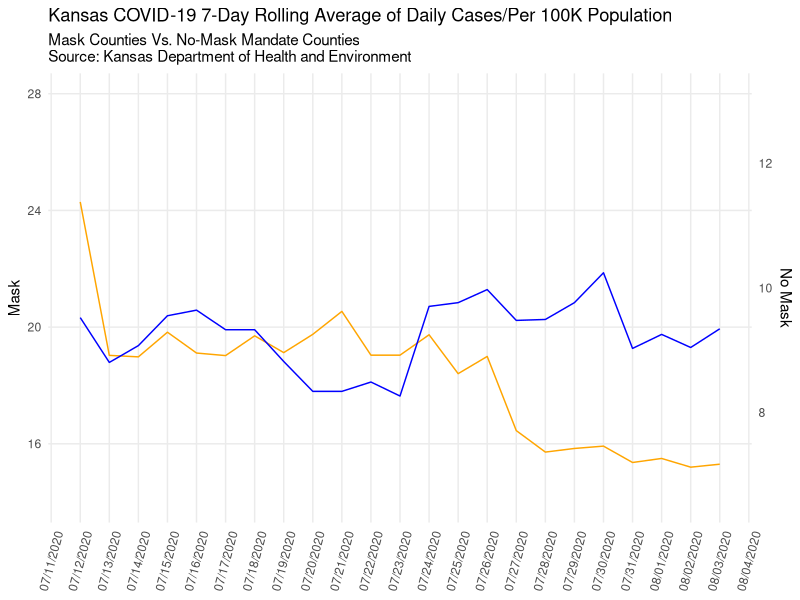
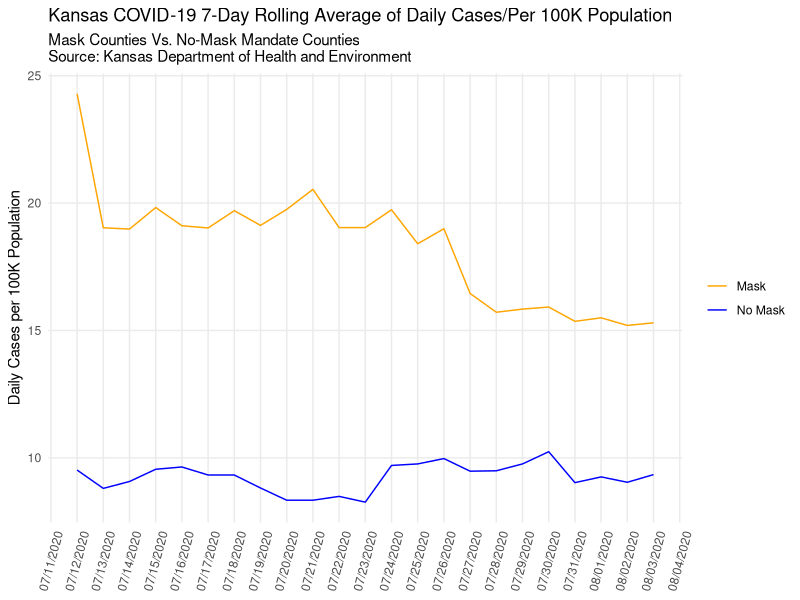
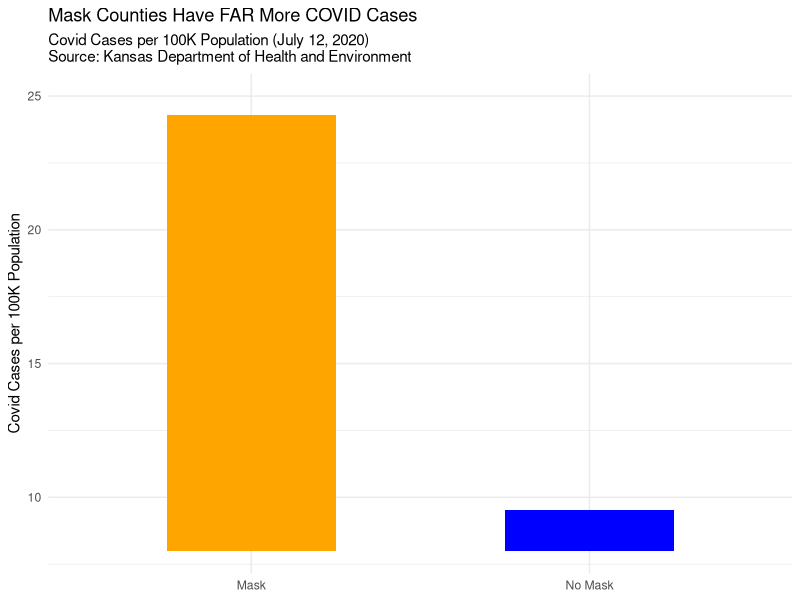
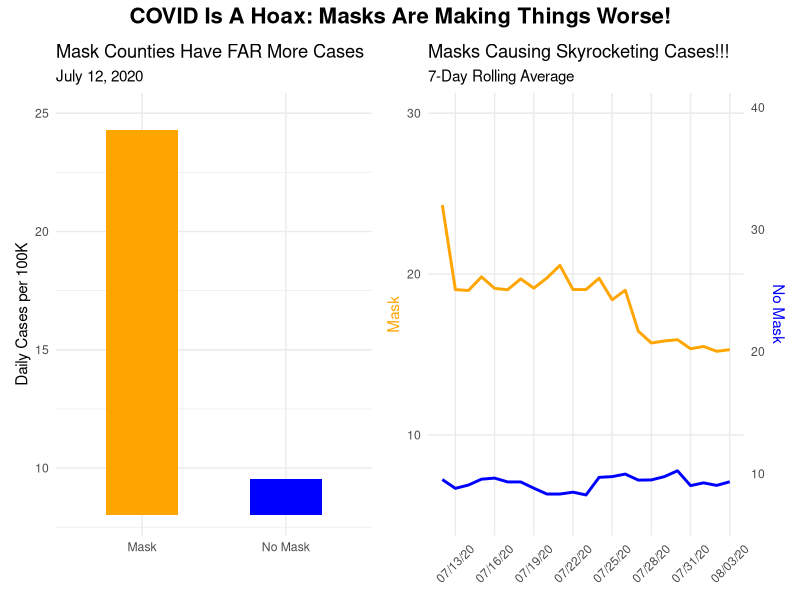

Write the R code that produced these figures, in order.
## ---- chunk 1
library(tidyverse) 
## ---- chunk 2

df <- read_csv("kansas_grouped_rolling_avg.csv")

head(df)

# separate the two groups first
masked <- df %>% filter(mask_mandate == "Mask")
unmasked <- df %>% filter(mask_mandate == "No Mask")


# scale factor to align the two different ranges. I played around with the scale factor to 
  # make the lines overlap like they did in the graph 

scale_factor <- max(masked$rolling_avg) / max(unmasked$rolling_avg) * 0.9

ggplot() +
  geom_line(data = masked, aes(x = date, y = rolling_avg), color = "orange") +
  geom_line(data = unmasked, aes(x = date, y = rolling_avg * scale_factor), color = "blue") +
  scale_y_continuous(
    name = "Mask",
    limits = c(14, 28),
    sec.axis = sec_axis(~ . / scale_factor, name = "No Mask", breaks = seq(4, 14, by = 2))
  ) +
  labs(
    title = "Kansas COVID-19 7-Day Rolling Average of Daily Cases/Per 100K Population",
    subtitle = "Mask Counties Vs. No-Mask Mandate Counties\nSource: Kansas Department of Health and Environment",
    x = NULL
  ) +
  scale_x_date(date_labels = "%m/%d/%Y", date_breaks = "1 day") +
  theme_minimal() +
  theme(
    axis.text.x = element_text(angle = 75, vjust = 0.5),
    panel.grid.minor = element_blank()
  )

## ---- chunk 3

ggplot() +
  geom_line(data = masked, aes(x = date, y = rolling_avg, color = "Mask")) +
  geom_line(data = unmasked, aes(x = date, y = rolling_avg, color = "No Mask")) +
  scale_color_manual(values = c("Mask" = "orange", "No Mask" = "blue")) +
  labs(
    title = "Kansas COVID-19 7-Day Rolling Average of Daily Cases/Per 100K Population",
    subtitle = "Mask Counties Vs. No-Mask Mandate Counties\nSource: Kansas Department of Health and Environment",
    x = NULL,
    y = "Daily Cases per 100K Population",
    color = NULL
  ) +
  scale_x_date(date_labels = "%m/%d/%Y", date_breaks = "1 day") +
  theme_minimal() +
  theme(
    axis.text.x = element_text(angle = 75, vjust = 0.5),
    panel.grid.minor = element_blank(),
    legend.position = "right"
  )

## ---- chunk 4

# first I want to find a day where there's a big gap between Mask and No Mask cases.
df %>%
  pivot_wider(names_from = mask_mandate, values_from = rolling_avg) %>%
  mutate(gap = Mask - `No Mask`) %>%
  arrange(desc(gap))

# now I'm plotting this day as a bar chart for my "propaganda piece"
covid_hoax <- df %>% filter(date == as.Date("2020-07-12"))

ggplot(covid_hoax, aes(x = mask_mandate, y = rolling_avg, fill = mask_mandate)) +
  geom_bar(stat = "identity", width = 0.5) +
  scale_fill_manual(values = c("Mask" = "orange", "No Mask" = "blue")) +
  scale_y_continuous(limits = c(8, 25), oob = scales::squish) +
  labs(
    title = "Mask Counties Have FAR More COVID Cases",
    subtitle = "Covid Cases per 100K Population (July 12, 2020)\nSource: Kansas Department of Health and Environment",
    x = NULL,
    y = "Covid Cases per 100K Population",
    fill = NULL
  ) +
  theme_minimal() +
  theme(legend.position = "none")


## ---- chunk 5
library(patchwork)

# bar chart for the one day
p1 <- ggplot(covid_hoax, aes(x = mask_mandate, y = rolling_avg, fill = mask_mandate)) +
  geom_bar(stat = "identity", width = 0.5) +
  scale_fill_manual(values = c("Mask" = "orange", "No Mask" = "blue")) +
  scale_y_continuous(limits = c(8, 25), oob = scales::squish) +
  labs(
    title = "Mask Counties Have FAR More Cases",
    subtitle = "July 12, 2020",
    x = NULL,
    y = "Daily Cases per 100K",
    fill = NULL
  ) +
  theme_minimal() +
  theme(legend.position = "none")

# bad line graph for rolling average

scale_factor2 <- max(unmasked$rolling_avg) / max(masked$rolling_avg) * 1.8 # this is for the axes

p2 <- ggplot() +
  geom_line(data = masked, aes(x = date, y = rolling_avg), color = "orange", linewidth = 1) +
  geom_line(data = unmasked, aes(x = date, y = rolling_avg * scale_factor2), color = "blue", linewidth = 1) +
  scale_y_continuous(
    name = "Mask",
    sec.axis = sec_axis(~ . / scale_factor2, name = "No Mask") # note to self - this is the  y axis on the right
  ) +
  coord_cartesian(ylim = c(5, 30)) + # this helps manipulate the look
  labs(
    title = "Masks Causing Skyrocketing Cases!!!",
    subtitle = "7-Day Rolling Average",
    x = NULL
  ) +
  scale_x_date(date_labels = "%m/%d/%y", date_breaks = "3 days") +
  theme_minimal() +
  theme(
    axis.title.y.left = element_text(color = "orange"),
    axis.title.y.right = element_text(color = "blue"),
    axis.text.x = element_text(angle = 45, vjust = 0.5),
    panel.grid.minor = element_blank()
  )

p1 + p2 + plot_annotation(
  title = "COVID Is A Hoax: Masks Are Making Things Worse!",
  theme = theme(plot.title = element_text(size = 16, hjust = 0.5, face = "bold"))
)
